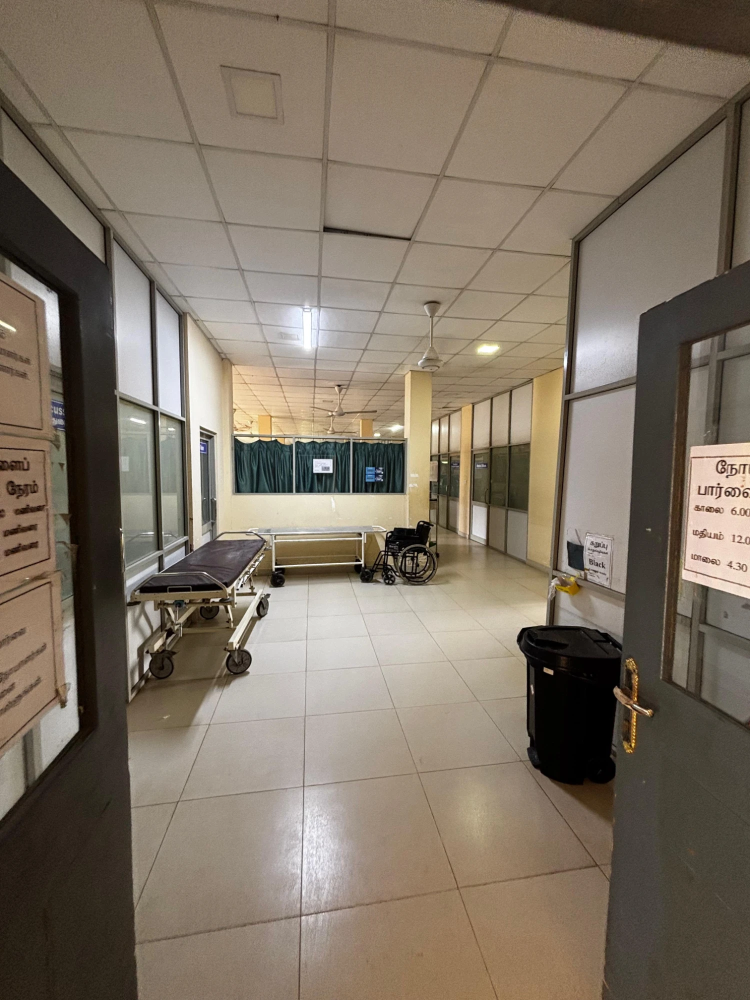
#> input picture media/surgery-day-video/assets/ward16-corridor.webp, 1500 x 2000 px (shown at 1/2 size)
$ python -i edit_w16_001.py   (imports and definitions only)
#> lines starting #> are read from the running program, lines starting #| are printed output that depends on the picture
"""W16-001: Ward 16 welcome, built per W16-001-edl.md.

Real MO footage only (no face or voice changes). B-roll is real Ward 16 photos supplied by the ward.

Usage: python3 edit_w16_001.py <mo_camera_original.mp4> <entrance.jpg> <corridor.jpg> <out_dir>
"""
import os
import subprocess
import sys

from PIL import Image, ImageEnhance, ImageFilter

from edit_recovery import make_scene
from edit_tamil import H, W, make_card
import edit_ward

# Modest grade + reframing for the MO shot (as in W16-001-edl.md §5).
MO_VF = ("crop=1024:576:128:144,scale=1920:1080:flags=lanczos,hqdn3d=2:2:4:4,"
         "curves=master='0/0 0.25/0.30 0.5/0.58 0.75/0.82 1/1',eq=contrast=1.06:saturation=1.15,"
         "colorbalance=rs=0.04:gs=0.01:bs=-0.03:rm=0.03:bm=-0.02,unsharp=5:5:0.7:5:5:0,vignette=PI/9")
# His own voice: clean-up and levelling only (EDL §4).
MO_AF = "highpass=f=80,afftdn=nf=-25,acompressor=threshold=-20dB:ratio=3:attack=5:release=100"

TITLE_TA = "எலும்பியல் விடுதி 16க்கு வரவேற்கிறோம்"
SUB_TA = "வணக்கம்! கிளிநொச்சி மாவட்ட பொது வைத்தியசாலையின் எலும்பியல் விடுதி 16க்கு உங்களை அன்புடன் வரவேற்கிறோம்."
SUB_EN = "Hello! A warm welcome to Orthopaedic Ward 16 of District General Hospital Kilinochchi."

# B-roll windows, in seconds of the MO clip. He stays on screen for "வணக்கம்!" and for the closing
# "…உங்களை அன்புடன் வரவேற்கிறோம்". Word timings are estimates: check by ear.
BROLL = [("entrance", 1.3, 3.1), ("corridor", 3.1, 4.7)]


def broll_still(src, dst):
    """Portrait photo centred on a blurred fill of itself, with a modest lift for the dim ward light."""
#> called with src = 'assets/ward16-corridor.webp', dst = 'out.png'
    ph = Image.open(src).convert("RGB")
#> ph is the input picture: PIL image 1500x2000 RGB; mean R, G, B 127.5, 115.4, 100.5
    ph = ImageEnhance.Brightness(ph).enhance(1.08)
    ph = ImageEnhance.Contrast(ph).enhance(1.05)
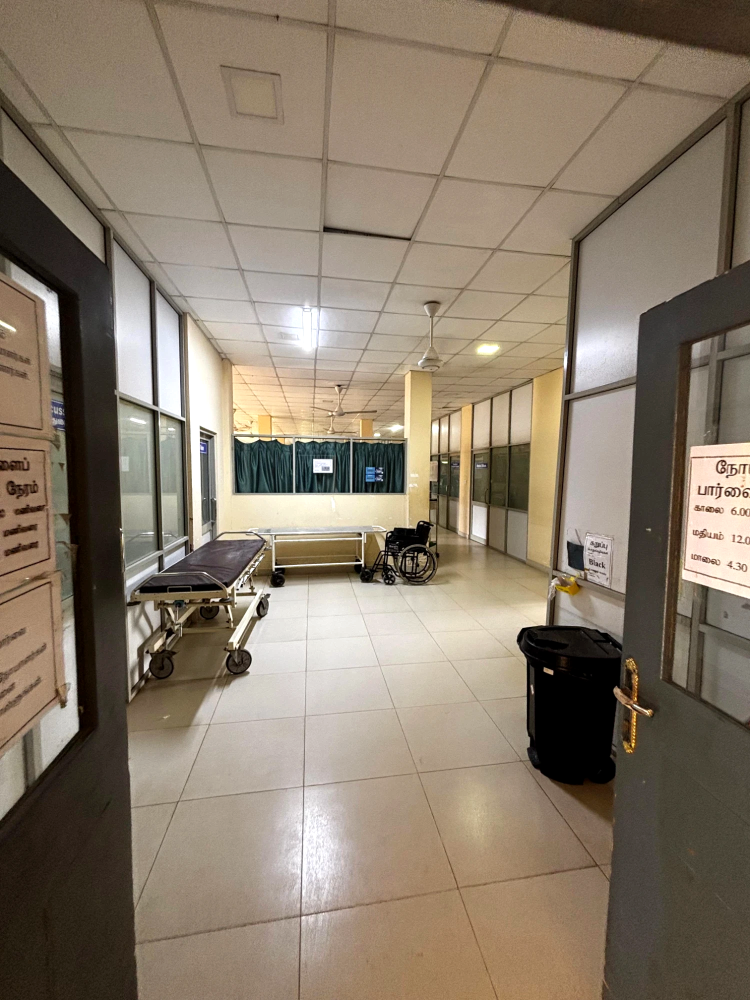
#> ph: PIL image 1500x2000 RGB (shown at 1/2 size); mean R, G, B 137.2, 123.6, 106.7
    bg = ph.resize((W, int(ph.height * W / ph.width))).crop((0, 0, W, H)).filter(ImageFilter.GaussianBlur(40))
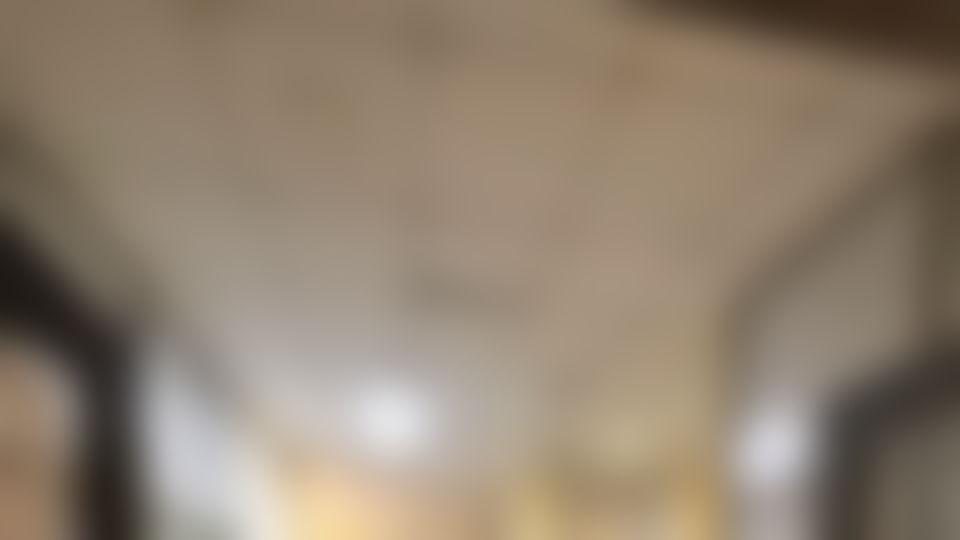
#> bg: PIL image 1920x1080 RGB (shown at 1/2 size); mean R, G, B 144.5, 129.8, 112.5
    bg = ImageEnhance.Brightness(bg).enhance(0.7)
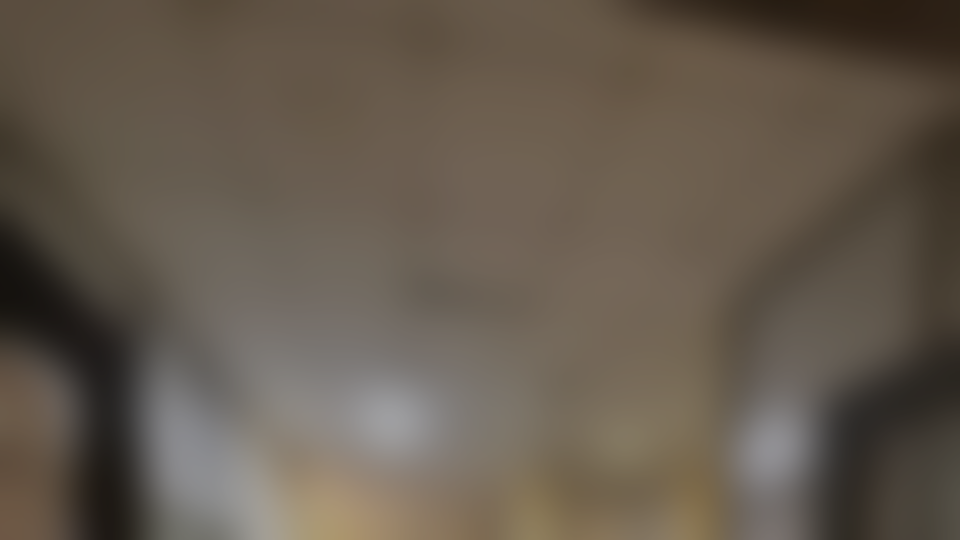
#> bg: PIL image 1920x1080 RGB (shown at 1/2 size); mean R, G, B 100.7, 90.4, 78.3
    fh = H
    fw = int(ph.width * fh / ph.height)
#> fw = 810
    bg.paste(ph.resize((fw, fh), Image.LANCZOS), ((W - fw) // 2, 0))
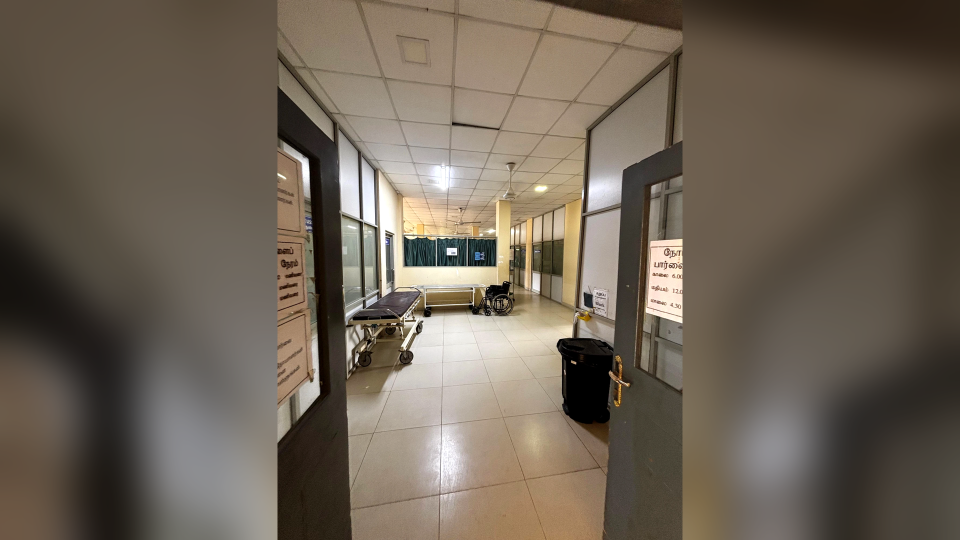
#> bg: PIL image 1920x1080 RGB (shown at 1/2 size); mean R, G, B 109.6, 98.7, 85.5
    bg.save(dst)


# [42 lines left out: function main, not called in this run]


# [2 lines not run here, left out]

>>> result = broll_still('assets/ward16-corridor.webp', 'out.png')
